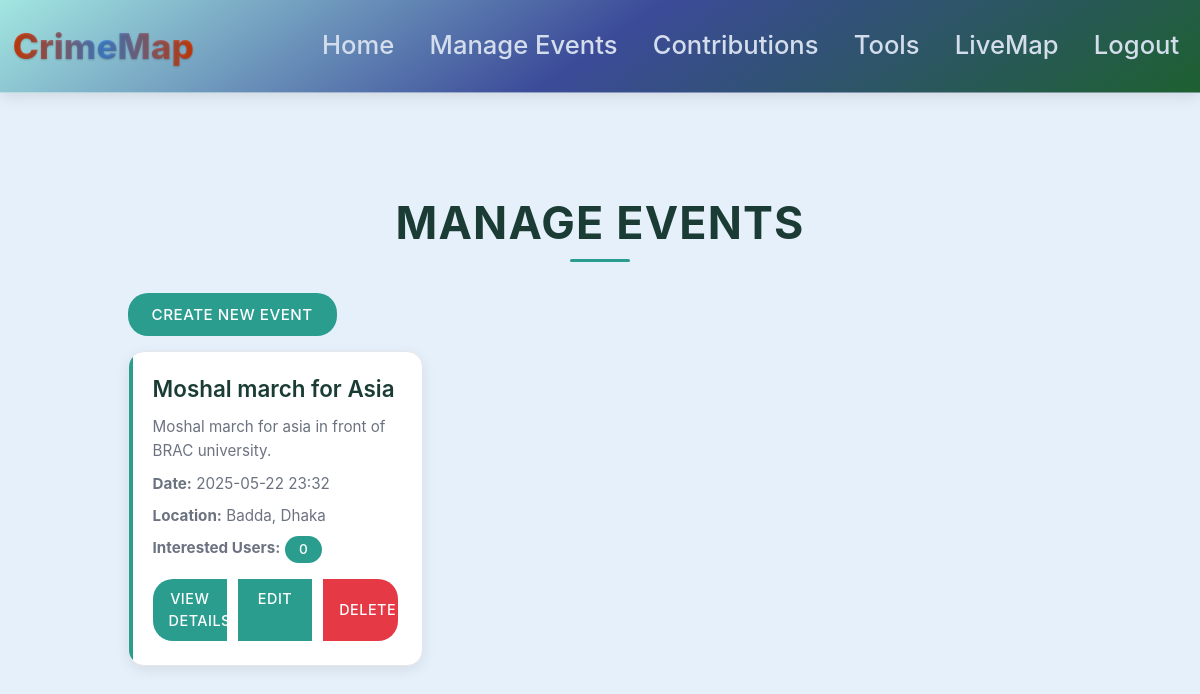
/manage-events (signed in), run on an earlier commit of the app's database.
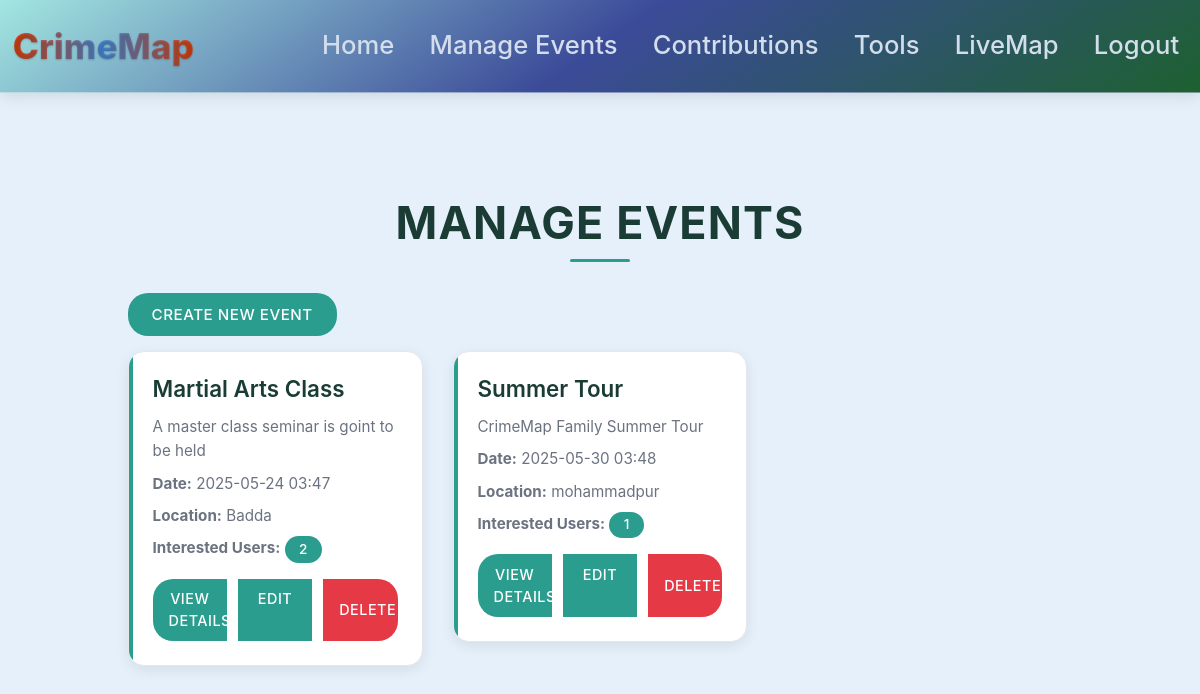
And on a later commit of the database.
### website/models.py (models this page shows)
class Event(db.Model):
    id = db.Column(db.Integer, primary_key=True)
    title = db.Column(db.String(150))
    description = db.Column(db.Text)
    date = db.Column(db.DateTime)
    location = db.Column(db.String(150))
    max_participants = db.Column(db.Integer)
    created_by = db.Column(db.Integer, db.ForeignKey('user.id'))
    created_by_user = db.relationship('User', foreign_keys=[created_by])
    participants = db.relationship('EventParticipant', backref='event', lazy=True)

### website/views.py (the view)
@views.route('/manage-events', methods=['GET'])
@login_required
def manage_events():
    if current_user.id != 1:
        flash('Access denied!', category='error')
        return redirect(url_for('views.home'))
    events = Event.query.all()
    for event in events:
        event.interested_users = EventParticipant.query.filter_by(event_id=event.id).count()
    return render_template('manage_events.html', user=current_user, events=events)

### website/__init__.py (called while the page is built)
def create_app():
    app = Flask(__name__)
    app.config['SECRET_KEY'] = 'hjshjhdjah kjshkjdhjs'
    app.config['SQLALCHEMY_DATABASE_URI'] = f'sqlite:///{DB_NAME}'
    db.init_app(app)
    from .views import views
    from .auth import auth
    from .feedbacks import feedbacks
    app.register_blueprint(views, url_prefix='/')
    app.register_blueprint(auth, url_prefix='/')
    app.register_blueprint(feedbacks, url_prefix='/feedbacks')
    from .models import User
    with app.app_context():
        db.create_all()
    login_manager = LoginManager()
    login_manager.login_view = 'auth.login'
    login_manager.init_app(app)
    @login_manager.user_loader
    def load_user(id):
        return User.query.get(int(id))
    return app

### website/views.py (called while the page is built)
@views.context_processor
def inject_upcoming_events():
    upcoming_events = Event.query.filter(Event.date > datetime.now()).count()
    return {'upcoming_events': upcoming_events}

### website/templates/manage_events.html (shortened to what this page needs)
{% extends "base.html" %}
{% block content %}
<div class="manage-events-container">
    <h1 class="main-title">Manage Events</h1>
    <div class="mb-4">
        <a href="{{ url_for('views.create_event') }}" class="create-event-btn">Create New Event</a>
    </div>
    <div class="row" id="event-list">
        {% for event in events %}
        <div class="col-lg-4 col-md-6 mb-4 event-card-wrapper" data-event-id="{{ event.id }}">
            <div class="event-card">
                <h5 class="card-title">{{ event.title }}</h5>
                <p class="card-text">{{ event.description | truncate(150) }}</p>
                <div class="event-details mb-3">
                    <p><strong>Date:</strong> {{ event.date.strftime('%Y-%m-%d %H:%M') }}</p>
                    <p><strong>Location:</strong> {{ event.location }}</p>
                    <p><strong>Interested Users:</strong> <span class="badge badge-pill badge-info">{{ event.interested_users }}</span></p>
                </div>
                <div class="btn-group w-100">
                    <a href="{{ url_for('views.view_event', event_id=event.id) }}" class="btn btn-info">View Details</a>
                    <a href="{{ url_for('views.edit_event', event_id=event.id) }}" class="btn btn-warning">Edit</a>
                    <button class="btn btn-danger delete-event" data-id="{{ event.id }}">Delete</button>
                </div>
            </div>
        </div>
        {% else %}
        <div class="col-12">
            <div class="alert alert-info">
                No events available. Create a new one!
            </div>
        </div>
        {% endfor %}
    </div>
</div>
{% endblock %}

What changed in the data, as far as the page shows it:
changed Event: title "Moshal march for Asia" → "Martial Arts Class"; description "Moshal march for asia in front of BRAC university." → "A master class seminar is goint to be held"; date "2025-05-22 23:32" → "2025-05-24 03:47"; location "Badda, Dhaka" → "Badda"; interested_users "0" → "2"
added Event: title "Summer Tour", description "CrimeMap Family Summer Tour", date "2025-05-30 03:48", location "mohammadpur", interested_users "1"
